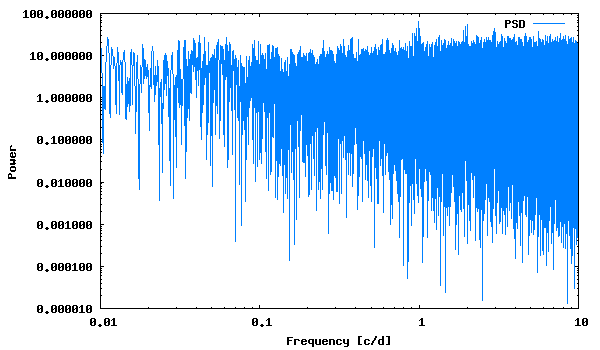

Here is the gnuplot script that generated this plot:
set term png size 600,350 medium
set colors classic
set output "psd_loglog.png"
set xlabel "Frequency [c/d]"
set ylabel "Power"
set logscale
#set format y "%5.2f"
plot "deeming.periodogram" using 1:2 with lines linecolor 3 title "PSD"
